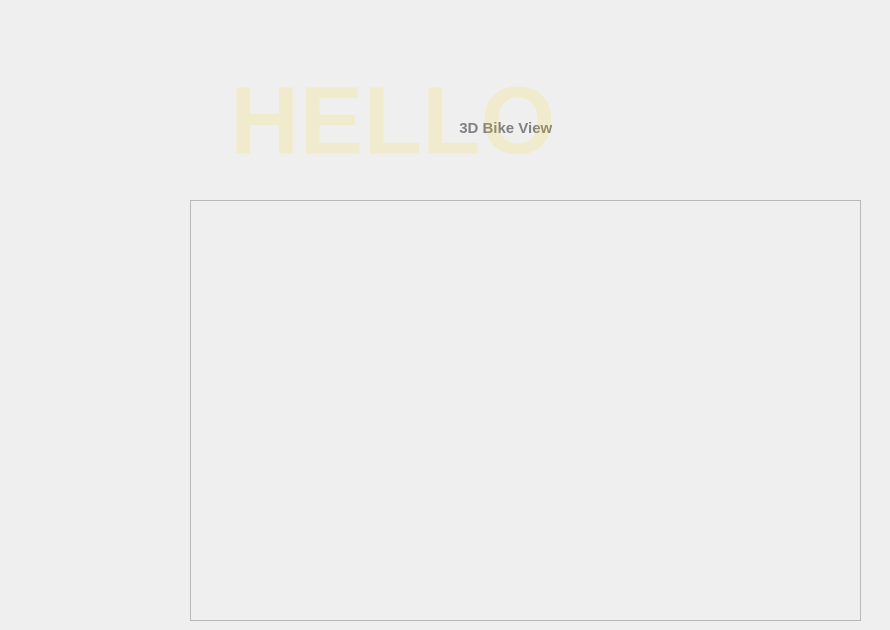
      <widget class="QWidget" name="BikeView3d">
       <widget class="QPushButton" name="pushButton3DBikeView_2">
        <property name="enabled">
         <bool>true</bool>
        </property>
        <property name="geometry">
         <rect>
          <x>430</x>
          <y>110</y>
          <width>230</width>
          <height>35</height>
         </rect>
        </property>
        <property name="minimumSize">
         <size>
          <width>0</width>
          <height>35</height>
         </size>
        </property>
        <property name="palette">
         <palette>
          <active>
           <colorrole role="WindowText">
            <brush brushstyle="SolidPattern">
             <color alpha="255">
              <red>128</red>
              <green>128</green>
              <blue>128</blue>
             </color>
            </brush>
           </colorrole>
           <colorrole role="Button">
            <brush brushstyle="LinearGradientPattern">
             <gradient startx="0.000000000000000" starty="0.000000000000000" endx="1.000000000000000" endy="0.000000000000000" type="LinearGradient" spread="PadSpread" coordinatemode="ObjectBoundingMode">
              <gradientstop position="0.000000000000000">
               <color alpha="255">
                <red>0</red>
                <green>0</green>
                <blue>0</blue>
               </color>
              </gradientstop>
              <gradientstop position="1.000000000000000">
               <color alpha="78">
                <red>12</red>
                <green>34</green>
                <blue>56</blue>
               </color>
              </gradientstop>
             </gradient>
            </brush>
           </colorrole>
           <colorrole role="Text">
            <brush brushstyle="SolidPattern">
             <color alpha="255">
              <red>128</red>
              <green>128</green>
              <blue>128</blue>
             </color>
            </brush>
           </colorrole>
           <colorrole role="ButtonText">
            <brush brushstyle="SolidPattern">
             <color alpha="255">
              <red>128</red>
              <green>128</green>
              <blue>128</blue>
             </color>
            </brush>
           </colorrole>
           <colorrole role="Base">
            <brush brushstyle="LinearGradientPattern">
             <gradient startx="0.000000000000000" starty="0.000000000000000" endx="1.000000000000000" endy="0.000000000000000" type="LinearGradient" spread="PadSpread" coordinatemode="ObjectBoundingMode">
              <gradientstop position="0.000000000000000">
               <color alpha="255">
                <red>0</red>
                <green>0</green>
                <blue>0</blue>
               </color>
              </gradientstop>
              <gradientstop position="1.000000000000000">
               <color alpha="78">
                <red>12</red>
                <green>34</green>
                <blue>56</blue>
               </color>
              </gradientstop>
             </gradient>
            </brush>
           </colorrole>
           <colorrole role="Window">
            <brush brushstyle="LinearGradientPattern">
             <gradient startx="0.000000000000000" starty="0.000000000000000" endx="1.000000000000000" endy="0.000000000000000" type="LinearGradient" spread="PadSpread" coordinatemode="ObjectBoundingMode">
              <gradientstop position="0.000000000000000">
               <color alpha="255">
                <red>0</red>
                <green>0</green>
                <blue>0</blue>
               </color>
              </gradientstop>
              <gradientstop position="1.000000000000000">
               <color alpha="78">
                <red>12</red>
                <green>34</green>
                <blue>56</blue>
               </color>
              </gradientstop>
             </gradient>
            </brush>
           </colorrole>
           <colorrole role="PlaceholderText">
            <brush brushstyle="SolidPattern">
             <color alpha="128">
              <red>128</red>
              <green>128</green>
              <blue>128</blue>
             </color>
            </brush>
           </colorrole>
          </active>
          <inactive>
           <colorrole role="WindowText">
            <brush brushstyle="SolidPattern">
             <color alpha="255">
              <red>128</red>
              <green>128</green>
              <blue>128</blue>
             </color>
            </brush>
           </colorrole>
           <colorrole role="Button">
            <brush brushstyle="LinearGradientPattern">
             <gradient startx="0.000000000000000" starty="0.000000000000000" endx="1.000000000000000" endy="0.000000000000000" type="LinearGradient" spread="PadSpread" coordinatemode="ObjectBoundingMode">
              <gradientstop position="0.000000000000000">
               <color alpha="255">
                <red>0</red>
                <green>0</green>
                <blue>0</blue>
               </color>
              </gradientstop>
              <gradientstop position="1.000000000000000">
               <color alpha="78">
                <red>12</red>
                <green>34</green>
                <blue>56</blue>
               </color>
              </gradientstop>
             </gradient>
            </brush>
           </colorrole>
           <colorrole role="Text">
            <brush brushstyle="SolidPattern">
             <color alpha="255">
              <red>128</red>
              <green>128</green>
              <blue>128</blue>
             </color>
            </brush>
           </colorrole>
           <colorrole role="ButtonText">
            <brush brushstyle="SolidPattern">
             <color alpha="255">
              <red>128</red>
              <green>128</green>
              <blue>128</blue>
             </color>
            </brush>
           </colorrole>
           <colorrole role="Base">
            <brush brushstyle="LinearGradientPattern">
             <gradient startx="0.000000000000000" starty="0.000000000000000" endx="1.000000000000000" endy="0.000000000000000" type="LinearGradient" spread="PadSpread" coordinatemode="ObjectBoundingMode">
              <gradientstop position="0.000000000000000">
               <color alpha="255">
                <red>0</red>
                <green>0</green>
                <blue>0</blue>
               </color>
              </gradientstop>
              <gradientstop position="1.000000000000000">
               <color alpha="78">
                <red>12</red>
                <green>34</green>
                <blue>56</blue>
               </color>
              </gradientstop>
             </gradient>
            </brush>
           </colorrole>
           <colorrole role="Window">
            <brush brushstyle="LinearGradientPattern">
             <gradient startx="0.000000000000000" starty="0.000000000000000" endx="1.000000000000000" endy="0.000000000000000" type="LinearGradient" spread="PadSpread" coordinatemode="ObjectBoundingMode">
              <gradientstop position="0.000000000000000">
               <color alpha="255">
                <red>0</red>
                <green>0</green>
                <blue>0</blue>
               </color>
              </gradientstop>
              <gradientstop position="1.000000000000000">
               <color alpha="78">
                <red>12</red>
                <green>34</green>
                <blue>56</blue>
               </color>
              </gradientstop>
             </gradient>
            </brush>
           </colorrole>
           <colorrole role="PlaceholderText">
            <brush brushstyle="SolidPattern">
             <color alpha="128">
              <red>128</red>
              <green>128</green>
              <blue>128</blue>
             </color>
            </brush>
           </colorrole>
          </inactive>
          <disabled>
           <colorrole role="WindowText">
            <brush brushstyle="SolidPattern">
             <color alpha="255">
              <red>128</red>
              <green>128</green>
              <blue>128</blue>
             </color>
            </brush>
           </colorrole>
           <colorrole role="Button">
            <brush brushstyle="LinearGradientPattern">
             <gradient startx="0.000000000000000" starty="0.000000000000000" endx="1.000000000000000" endy="0.000000000000000" type="LinearGradient" spread="PadSpread" coordinatemode="ObjectBoundingMode">
              <gradientstop position="0.000000000000000">
               <color alpha="255">
                <red>0</red>
                <green>0</green>
                <blue>0</blue>
               </color>
              </gradientstop>
              <gradientstop position="1.000000000000000">
               <color alpha="78">
                <red>12</red>
                <green>34</green>
                <blue>56</blue>
               </color>
              </gradientstop>
             </gradient>
            </brush>
           </colorrole>
           <colorrole role="Text">
            <brush brushstyle="SolidPattern">
             <color alpha="255">
              <red>128</red>
              <green>128</green>
              <blue>128</blue>
             </color>
            </brush>
           </colorrole>
           <colorrole role="ButtonText">
            <brush brushstyle="SolidPattern">
             <color alpha="255">
              <red>128</red>
              <green>128</green>
              <blue>128</blue>
             </color>
            </brush>
           </colorrole>
           <colorrole role="Base">
            <brush brushstyle="LinearGradientPattern">
             <gradient startx="0.000000000000000" starty="0.000000000000000" endx="1.000000000000000" endy="0.000000000000000" type="LinearGradient" spread="PadSpread" coordinatemode="ObjectBoundingMode">
              <gradientstop position="0.000000000000000">
               <color alpha="255">
                <red>0</red>
                <green>0</green>
                <blue>0</blue>
               </color>
              </gradientstop>
              <gradientstop position="1.000000000000000">
               <color alpha="78">
                <red>12</red>
                <green>34</green>
                <blue>56</blue>
               </color>
              </gradientstop>
             </gradient>
            </brush>
           </colorrole>
           <colorrole role="Window">
            <brush brushstyle="LinearGradientPattern">
             <gradient startx="0.000000000000000" starty="0.000000000000000" endx="1.000000000000000" endy="0.000000000000000" type="LinearGradient" spread="PadSpread" coordinatemode="ObjectBoundingMode">
              <gradientstop position="0.000000000000000">
               <color alpha="255">
                <red>0</red>
                <green>0</green>
                <blue>0</blue>
               </color>
              </gradientstop>
              <gradientstop position="1.000000000000000">
               <color alpha="78">
                <red>12</red>
                <green>34</green>
                <blue>56</blue>
               </color>
              </gradientstop>
             </gradient>
            </brush>
           </colorrole>
           <colorrole role="PlaceholderText">
            <brush brushstyle="SolidPattern">
             <color alpha="128">
              <red>128</red>
              <green>128</green>
              <blue>128</blue>
             </color>
            </brush>
           </colorrole>
          </disabled>
         </palette>
        </property>
        <property name="font">
         <font>
          <pointsize>11</pointsize>
          <bold>true</bold>
         </font>
        </property>
        <property name="mouseTracking">
         <bool>false</bool>
        </property>
        <property name="autoFillBackground">
         <bool>false</bool>
        </property>
        <property name="styleSheet">
         <string notr="true">QPushButton{

color:grey;
text-align:left;
padding-left:20px;
}

QPushButton:focus{
border:none;
}

QPushButton:checked{
border: none;
background-color: rgb(79, 93, 218);
color:white;
text-align:left;
padding-left:20px;
}</string>
        </property>
        <property name="text">
         <string>  3D Bike View</string>
        </property>
        <property name="icon">
         <iconset resource="icons.qrc">
          <normaloff>:/icons/3d_view_icon.png</normaloff>
          <normalon>:/icons/3d_view_checked_icon.png</normalon>:/icons/3d_view_icon.png</iconset>
        </property>
        <property name="iconSize">
         <size>
          <width>25</width>
          <height>25</height>
         </size>
        </property>
        <property name="checkable">
         <bool>true</bool>
        </property>
        <property name="checked">
         <bool>false</bool>
        </property>
        <property name="autoRepeat">
         <bool>false</bool>
        </property>
        <property name="autoExclusive">
         <bool>false</bool>
        </property>
        <property name="autoDefault">
         <bool>false</bool>
        </property>
        <property name="flat">
         <bool>true</bool>
        </property>
       </widget>
       <widget class="QFrame" name="test_svg">
        <property name="geometry">
         <rect>
          <x>190</x>
          <y>200</y>
          <width>671</width>
          <height>421</height>
         </rect>
        </property>
        <property name="frameShape">
         <enum>QFrame::StyledPanel</enum>
        </property>
        <property name="frameShadow">
         <enum>QFrame::Raised</enum>
        </property>
       </widget>
       <widget class="QLabel" name="label">
        <property name="geometry">
         <rect>
          <x>230</x>
          <y>-60</y>
          <width>651</width>
          <height>361</height>
         </rect>
        </property>
        <property name="font">
         <font>
          <pointsize>72</pointsize>
          <bold>true</bold>
         </font>
        </property>
        <property name="styleSheet">
         <string notr="true">QLabel {
    background-color:none;
    color: rgba(253, 218, 13, 0.15);
}</string>
        </property>
        <property name="text">
         <string>HELLO</string>
        </property>
       </widget>
      </widget>
